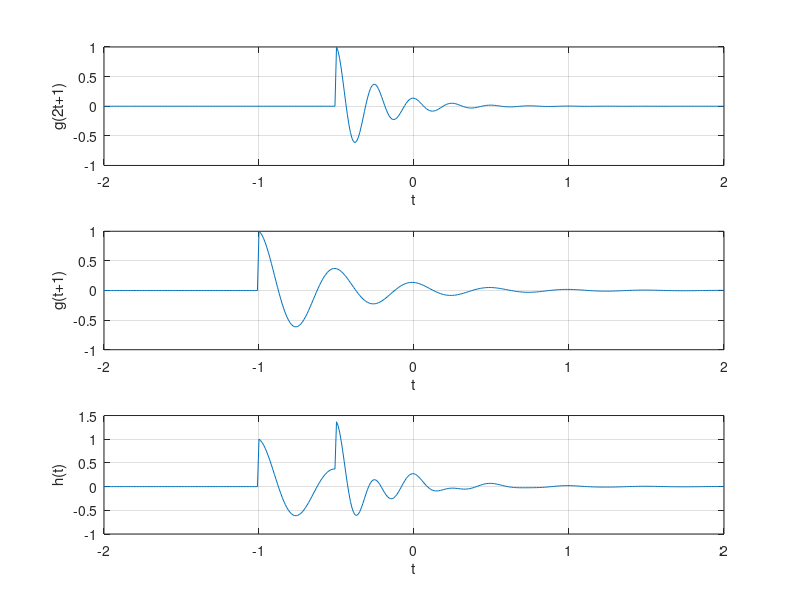
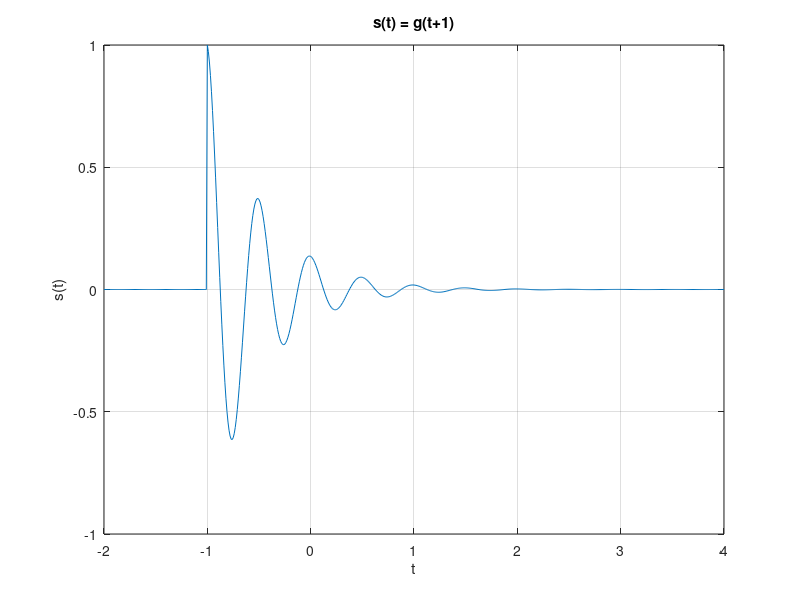
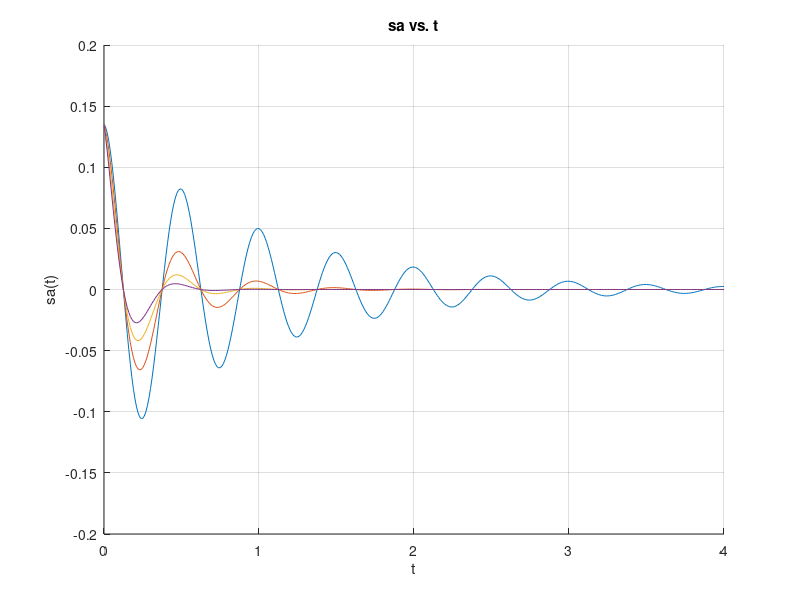

Recreate these plots in MATLAB, in order.
% C.1
u = @(t) 1.0.*(t>=0);
f = @(t) exp(-2*t).*cos(4*pi*t);
g = @(t) f(t).*u(t);
t = (-2:0.01:2);

figure(1);

subplot(3, 1, 1);
plot(t,g(2*t+1));
xlabel('t');
ylabel('g(2t+1)');
grid;

subplot(3, 1, 2);
plot(t,g(t+1));
xlabel('t');
ylabel('g(t+1)');
grid;

subplot(3, 1, 3);
plot(t,g(2*t+1)+g(t+1));
xlabel('t');
ylabel('h(t)');
grid;

% C.2
t = -2:0.01:4;
figure(2)
plot(t,g(t+1));
xlabel('t'); ylabel('s(t)'); grid;
title('s(t) = g(t+1)');


% C.3
b=[1 3 5 7];
figure(3)
t= (0:0.01:4);
hold on;
matrix_size = zeros(length(b),length(t));
for i = 1:4
a=b(i);
sa = @(t) exp(-2).*exp(-a.*t).*cos(4*pi*t).*u(t);
plot(t,sa(t));
end
size_matrix = size(matrix_size);
xlabel('t'); ylabel('sa(t)');grid;
title('sa vs. t')
disp(size_matrix);